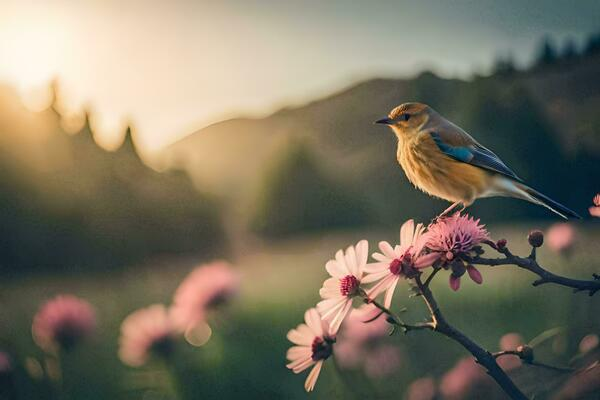
#> input picture task1_rgb_thermal_overlay/input/rgb.jpg, 600 x 400 px
$ python overlay.py
#> lines starting #> are read from the running program, lines starting #| are printed output that depends on the picture
import cv2
import numpy as np
import os

def rgb_to_thermal(rgb_path, output_path):
    # Load RGB image
#> called with rgb_path = 'input/rgb.jpg', output_path = 'output/thermal_output.jpg'
    rgb = cv2.imread(rgb_path)
#> rgb is the input picture: shape (400, 600, 3); mean B, G, R 97.5, 115, 121.5

    if rgb is None:
        print("❌ Error: Could not load RGB image.")
        return

    print("RGB image loaded successfully.")

    # Convert RGB image to grayscale
    gray = cv2.cvtColor(rgb, cv2.COLOR_BGR2GRAY)
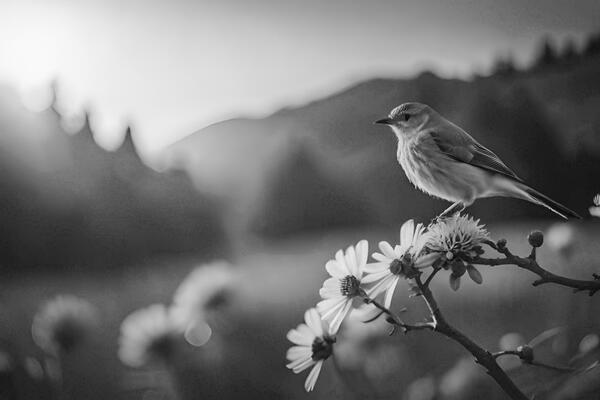
#> gray: shape (400, 600); min 3, max 250, mean 115

    # Apply thermal color map (JET)
    thermal_image = cv2.applyColorMap(gray, cv2.COLORMAP_JET)
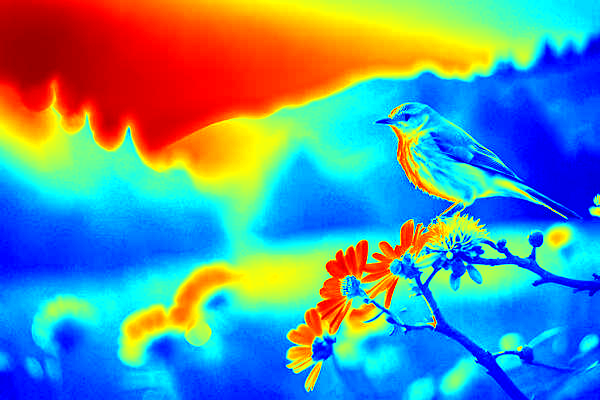
#> thermal_image: shape (400, 600, 3); mean B, G, R 160.1, 145.4, 90.7

    # Save output image
    cv2.imwrite(output_path, thermal_image)
    print(f"Thermal effect saved at: {output_path}")


if __name__ == "__main__":
    rgb_path = "input/rgb.jpg"  # your RGB image
    output_path = "output/thermal_output.jpg"

    rgb_to_thermal(rgb_path, output_path)
